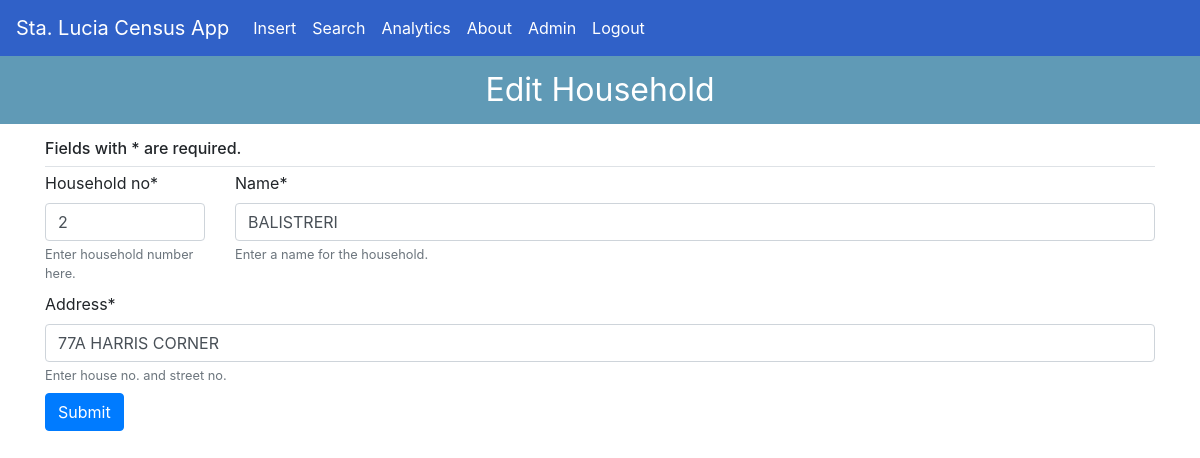
The app's page /edit-household/2/ (signed in), older data.
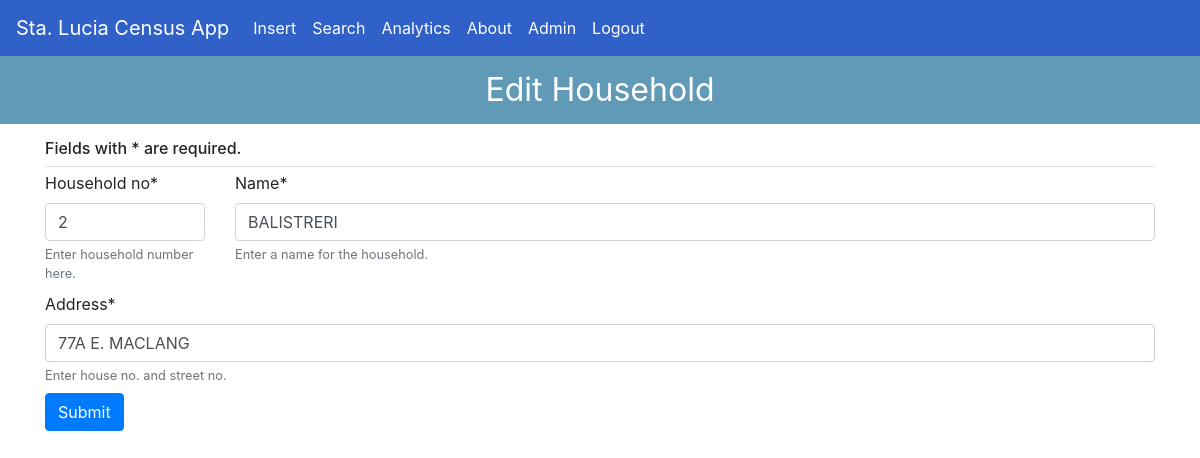
The same page, newer data.
### forms/models.py (models this page shows, shortened)
class Household(models.Model):
    household_no = models.SmallIntegerField(help_text='Enter household number here.', primary_key=True)
    name = models.CharField(max_length=50, unique=True, help_text='Enter a name for the household.')
    address = models.CharField(max_length=100, help_text='Enter house no. and street no.')  # house no. and street name only
    author = models.ForeignKey(User, on_delete=models.PROTECT, null=True)

### forms/views.py (the view)
# urls.py: path('edit-household/<int:id>/', views.edit_household, name='forms-edit-household'),
@login_required
def edit_household(request, id):
    household = Household.objects.get(household_no=id)
    if household.author_id == request.user.id or request.user.is_superuser == 1:
        if request.method == 'POST':
            form = HouseholdForm(request.POST, instance=household)
            if form.is_valid():
                messages.success(request, f'Entry edited successfully!')
                household.household_no = form.cleaned_data['household_no']
                household.name = form.cleaned_data['name'].upper()
                household.address = form.cleaned_data['address'].upper()
                household.save()
            else:
                messages.success(request, f'No edits were made or the Household is already in database. Please try again.')
                return redirect('forms-create-household')
        else:
            household = Household.objects.get(household_no=id)
            form = HouseholdForm(instance=household)
        context = {
            'title': 'Update Household',
            'form': form
        }
        return render(request, 'forms/edit-household.html', context)
    else:
        messages.success(request, f'You cannot edit an entry that you did not create.')
        return redirect('forms-search')

### forms/forms.py
class HouseholdForm(forms.ModelForm):
    class Meta:
        model = Household
        fields = {'household_no', 'name', 'address'}

### forms/templates/forms/edit-household.html (shortened to what this page needs)
{% extends 'forms/base.html' %}
{% load crispy_forms_tags %}
{% block content %}
    <p class="title-header">Edit Household</p>
    <div class="container">
        <form method="POST">
            <div class="form-group">
                <div class="container p-0 mb-1 border-bottom">
                    <h6>Fields with * are required.</h6>
                </div>
                <div class="row">
                    <div class="col-md-2">{{ form.household_no|as_crispy_field }}</div>
                    <div class="col-md-10">{{ form.name|as_crispy_field }}</div>
                </div>
                {{ form.address|as_crispy_field }}
            </div>
            <button class="btn btn-primary" type="submit">Submit</button>
        </form>
    </div>
{% endblock %}

Row changes from the older to the newer data that the page shows:
changed Household "BALISTRERI": address "77A HARRIS CORNER" → "77A E. MACLANG"
